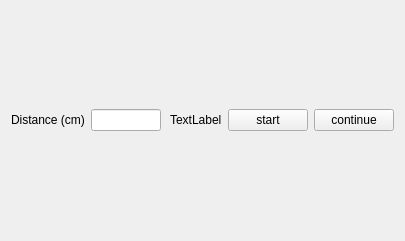
<?xml version="1.0" encoding="UTF-8"?>
<ui version="4.0">
 <class>RTECartWidget</class>
 <widget class="QWidget" name="RTECartWidget">
  <property name="geometry">
   <rect>
    <x>0</x>
    <y>0</y>
    <width>405</width>
    <height>241</height>
   </rect>
  </property>
  <property name="windowTitle">
   <string>Form</string>
  </property>
  <layout class="QGridLayout" name="gridLayout_2">
   <item row="0" column="0">
    <layout class="QGridLayout" name="gridLayout">
     <item row="0" column="5">
      <widget class="QPushButton" name="ContinuePushButton">
       <property name="text">
        <string>continue</string>
       </property>
      </widget>
     </item>
     <item row="0" column="4">
      <widget class="QPushButton" name="StartPushButton">
       <property name="text">
        <string>start</string>
       </property>
      </widget>
     </item>
     <item row="0" column="0">
      <widget class="QLabel" name="label">
       <property name="text">
        <string>Distance (cm)</string>
       </property>
      </widget>
     </item>
     <item row="0" column="1">
      <widget class="QLineEdit" name="DistanceLineEdit"/>
     </item>
     <item row="0" column="3">
      <widget class="QLabel" name="InformationLabel">
       <property name="text">
        <string>TextLabel</string>
       </property>
      </widget>
     </item>
     <item row="0" column="2">
      <spacer name="horizontalSpacer">
       <property name="orientation">
        <enum>Qt::Horizontal</enum>
       </property>
       <property name="sizeHint" stdset="0">
        <size>
         <width>40</width>
         <height>20</height>
        </size>
       </property>
      </spacer>
     </item>
    </layout>
   </item>
  </layout>
 </widget>
 <resources/>
 <connections/>
</ui>
